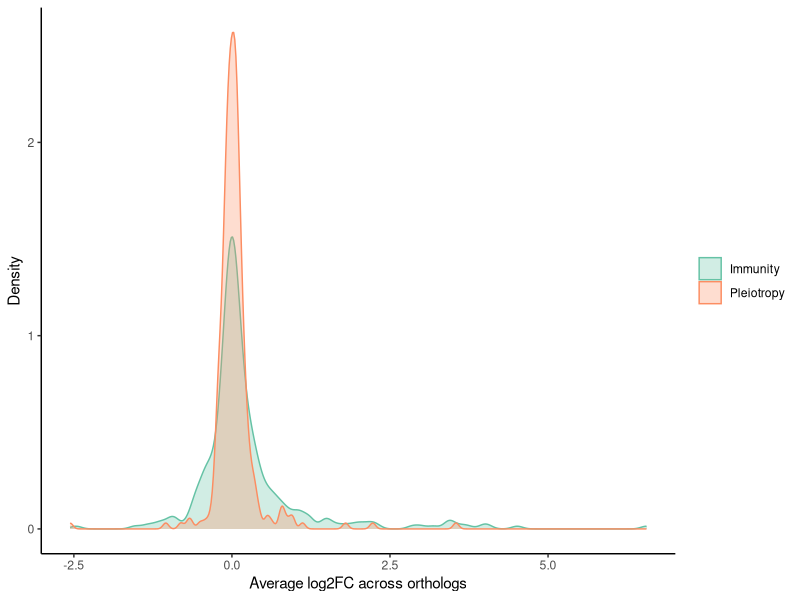
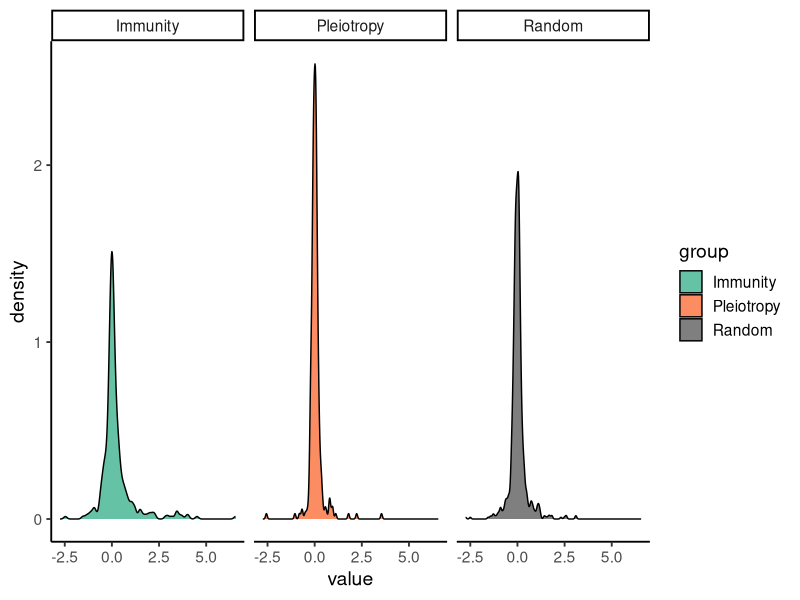
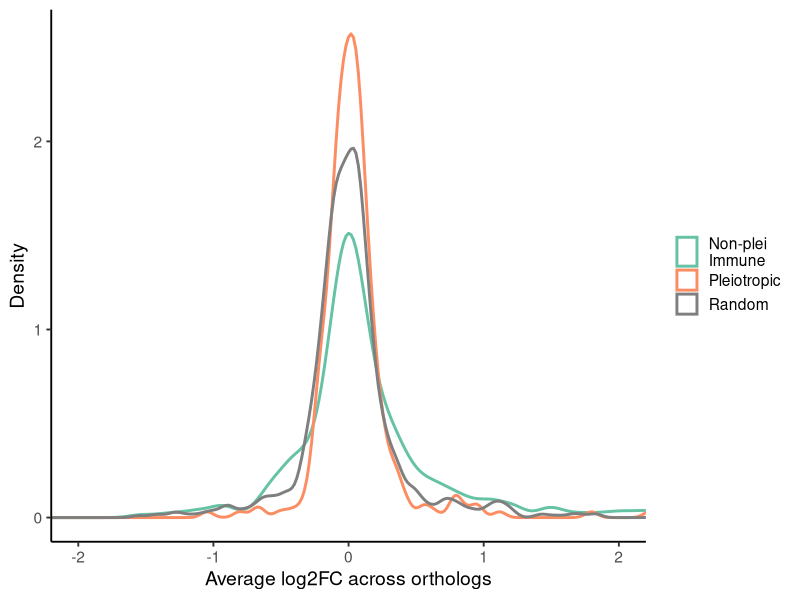

These figures' R source, in order:

Ortho_Imm_lfc = read.csv('Ortho_Imm_LFC.csv',row.names = 1)
Ortho_Imm_lfc = na.omit(Ortho_Imm_lfc)


Ortho_ple_lfc = read.csv('Ortho_Plei_LFC.csv',row.names = 1)
Ortho_ple_lfc = na.omit(Ortho_ple_lfc)



library(ggplot2)

# Calculate row means
imm = na.omit(as.numeric(rowMeans(Ortho_Imm_lfc[, 2:5], na.rm = TRUE)))
ple = na.omit(as.numeric(rowMeans(Ortho_ple_lfc[, 2:5], na.rm = TRUE)))

# Combine into a data frame
df = data.frame(
  value = c(imm, ple),
  group = c(rep("Immunity", length(imm)),
            rep("Pleiotropy", length(ple)))
)

# Plot
ggplot(df, aes(x = value, color = group, fill = group)) +
  geom_density(alpha = 0.3) +
  theme_classic() +
  labs(
    x = "Average log2FC across orthologs",
    y = "Density"
  ) +
  scale_color_manual(
    name = NULL,
    values = c(
      "Immunity" = "#65c2a5",
      "Pleiotropy" = "#fc8d62"
    )
  ) +
  scale_fill_manual(
    name = NULL,
    values = c(
      "Immunity" = "#65c2a5",
      "Pleiotropy" = "#fc8d62"
    )
  )



Ortho_ran_lfc = read.csv('Ortho_random_LFC.csv',row.names = 1)

Ortho_ran_lfc = na.omit(Ortho_ran_lfc)


ran = na.omit(as.numeric(rowMeans(Ortho_ran_lfc[, 2:5], na.rm = TRUE)))


df = data.frame(
  value = c(imm, ple, ran),
  group = c(rep("Immunity", length(imm)),
            rep("Pleiotropy", length(ple)),
            rep("Random", length(ran)))
)


ggplot(df, aes(x = value, fill = group)) +
  geom_density(alpha = 1) +
  facet_wrap(~group, ncol = 3) +
  theme_classic(base_size = 14)+
  scale_color_manual(
    values = c(
      name = NULL,
      "Immunity" = "#65c2a5",
      "Pleiotropy" = "#fc8d62",
      "Random" = "grey50"
    )
  ) +
  scale_fill_manual(
    values = c(
      name = NULL,
      "Immunity" = "#65c2a5",
      "Pleiotropy" = "#fc8d62",
      "Random" = "grey50"
    )
  )


ggplot(df, aes(x = value, color = group)) +
  geom_density(linewidth = 1) +
  coord_cartesian(xlim = c(-2, 2)) +
  theme_classic(base_size = 14)+
  scale_color_manual(
    values = c(
      "Immunity" = "#65c2a5",
      "Pleiotropy" = "#fc8d62",
      "Random" = "grey50"
    ),
    labels = c(
      "Immunity" = "Non-plei\nImmune",
      "Pleiotropy" = "Pleiotropic",
      "Random" = "Random"
    )
  )  +
  scale_fill_manual(
    values = c(
      name = NULL,
      "Immunity" = "#65c2a5",
      "Pleiotropy" = "#fc8d62",
      "Random" = "grey50"
    )
  )+labs( x = "Average log2FC across orthologs", y = "Density" )+theme(legend.title = element_blank())

table(df$group)
